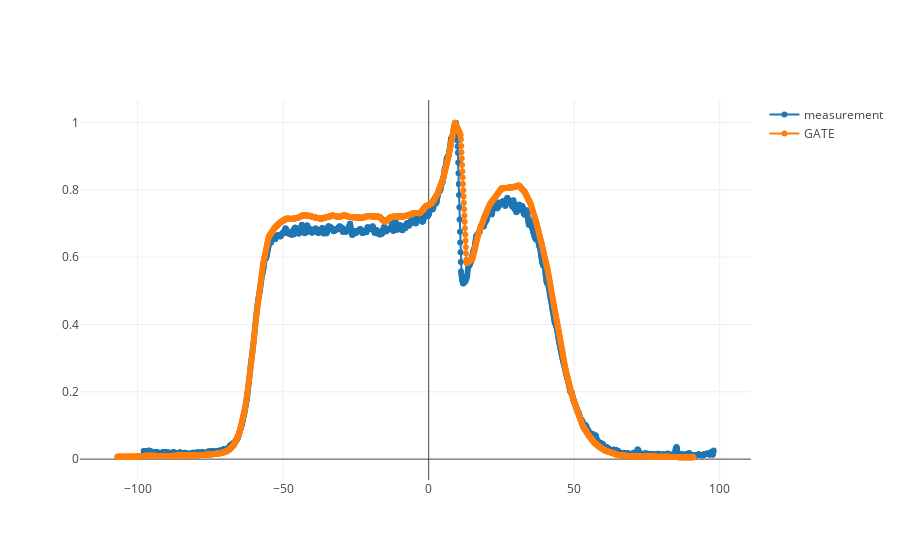
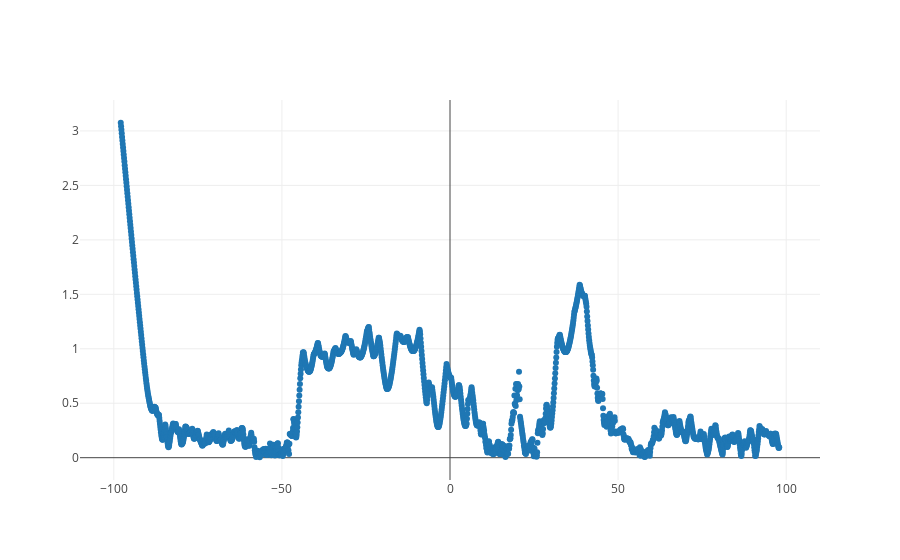

Notebook source saved alongside these figures, in order:
### Code cell
#Create numpy ndarray from pandas dataFrames
#You can change headers
refX=df1['pas']
refY=df1['value']
gateX=df2['pas']
gateY=df2['value']

refX=refX-(refX.max()/2)
gateX=gateX-(gateX.max()/2)


# Compute Linear interpolation for simulated values and measured values according to your parameters (change 1000 values to change number of points)
if LinearInterpolation==True:
    #A=((refX.max()-refX.min())/NewStep)
    #B=((gateX.max()-gateX.min())/NewStep)
    refX2=np.linspace(refX.min(), refX.max(), 2000)
    refY2=np.interp(refX2, refX, refY)
    gateX2=np.linspace(gateX.min(), gateX.max(), 2000)
    gateY2=np.interp(gateX2, gateX, gateY)
else:
    refX2= refX
    refY2= refY
    gateX2= gateX
    gateY2= gateY2
    

# Scaling for relative comparison
gateX2=gateX2+Xscale
gateY2=gateY2*Yscale



#create numpy ndarray for gamma comprison
deltaD=np.zeros(len(refY2))
gammaIndex=np.zeros(len(gateX2))
gammaIndexTEMP=np.zeros(len(refX2))
drTEMP=np.zeros(len(refX2))
dr=np.zeros(len(refX2))

#compute Gamma Index 1D
for i in range(len(gateX2)):
    for j in range(len(refX2)):
        dr[j]=(gateX2[i]-refX2[j])
        deltaD[j]=gateY2[i]-refY2[j]
        gammaIndexTEMP[j]=m.sqrt(((deltaD[j]**2)/deltaDmax**2) + ((dr[j]**2)/DTA**2))           
    gammaIndex[i]=gammaIndexTEMP.min()

#Compute Gamma Index Pass Rate (with threshold or not)
nok=0.0
a=0
if Threshold==True: 
    for i in range(len(gammaIndex)):

        if gateY2[i]>0.10:
            a=a+1
            if gammaIndex[i]<1:
                nok=nok+1
    print ('nombre de points testés : ' +str(a))
    print ('nombre de points passant le test (<1) : ' +str(nok))
    passRate=(nok/a)*100
else:
    nok=(gammaIndex < 1).sum()
    passRate=nok*100.0/len(gammaIndex)

#print results
percentDmax=deltaDmax*100
print('Gamma Index Pass Rate '+str(percentDmax) + '% - ' +str(DTA) + 'mm :'  +str(passRate) +' %')

      
    
# Plot profil or PDD with plotly      
trace1 = go.Scatter(
    x = refX2,
    y = refY2,
    mode = 'lines+markers', 
    name = 'measurement')

trace2 = go.Scatter(
    x = gateX2,
    y = gateY2,
    mode = 'lines+markers', 
    name = 'GATE')

#Plot gamma Index with plotly
trace3 = go.Scatter(
    x = refX2,
    y = gammaIndex,
    mode = 'markers', 
    name = 'gamma index GATE '+str(percentDmax) +'%/'+str(DTA) +'mm')


            
data = [trace1, trace2]
py.iplot(data, filename='scatter-mode')   


data1 = [trace3]
py.iplot(data1, filename='scatter-mode')

### Figure 1 — Plotly figure (JSON) as saved in the notebook; plotly's stock layout.template omitted (floating-point values rounded to 4 significant figures; data arrays with more than 128 entries replaced by an {"elided": "..."} marker saying what was removed)
{"data": [{"mode": "lines+markers", "name": "measurement", "type": "scatter", "x": {"elided": "2000 float values"}, "y": {"elided": "2000 float values"}}, {"mode": "lines+markers", "name": "GATE", "type": "scatter", "x": {"elided": "2000 float values"}, "y": {"elided": "2000 float values"}}], "layout": {}}

### Figure 2 — Plotly figure (JSON) as saved in the notebook; plotly's stock layout.template omitted (floating-point values rounded to 4 significant figures; data arrays with more than 128 entries replaced by an {"elided": "..."} marker saying what was removed)
{"data": [{"mode": "markers", "name": "gamma index GATE 3.0%/3mm", "type": "scatter", "x": {"elided": "2000 float values"}, "y": {"elided": "2000 float values"}}], "layout": {}}
